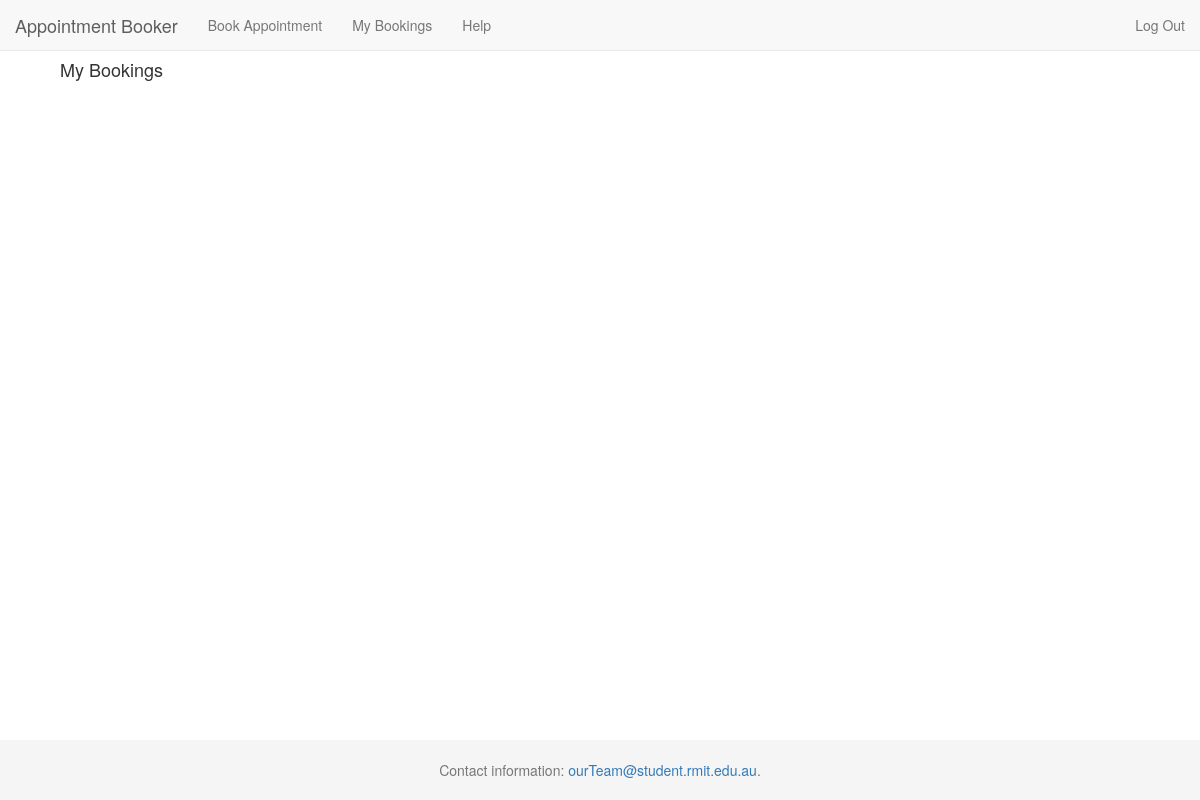
The app's page /BookingSummary.php (signed in), older data.
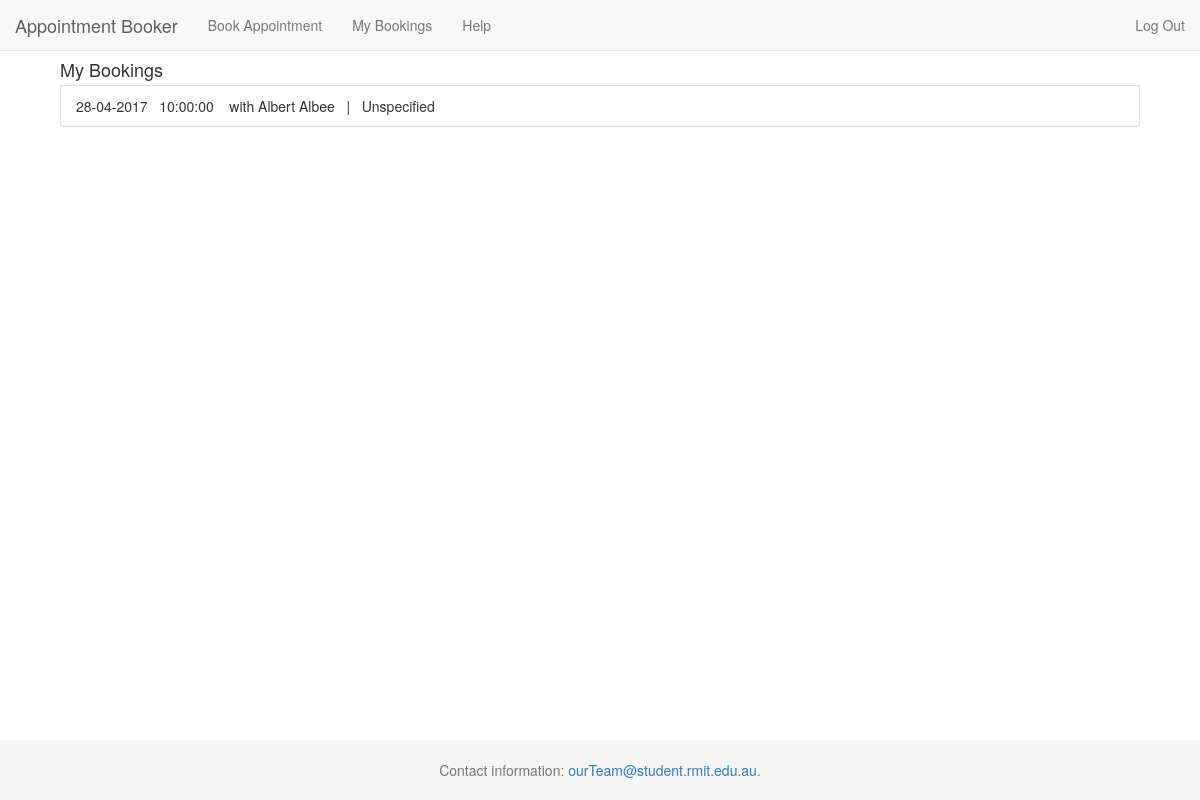
The same page, newer data.
### tables this page shows
CREATE TABLE `Bookings` (
  `empID` int(11) NOT NULL,
  `email` varchar(100) NOT NULL,
  `dateTime` datetime NOT NULL,
  `startTime` datetime NOT NULL,
  `endTime` datetime NOT NULL,
  `appType` varchar(20) NOT NULL,
  PRIMARY KEY (`email`,`dateTime`)
);

CREATE TABLE `Employees` (
  `empID` int(11) NOT NULL AUTO_INCREMENT,
  `fName` varchar(40) NOT NULL,
  `lName` varchar(40) NOT NULL,
  `email` varchar(100) NOT NULL,
  PRIMARY KEY (`empID`)
);

### Controller.class.php (called while the page is built, shortened)
<?php
require_once('views/SiteContainer.class.php');
class Controller
{
    private $db;
    public function get_db()
    {
        return $this->db;
    }
    public function __construct()
    {
        require_once('config.php');
        $this->db = new mysqli(
            $config['db_addr'],
            $config['db_user'],
            $config['db_pass'],
            $config['db_name']
        );
    }
    public function view_booking_summary()
    {
        require_once('models/Customer.class.php');
        require_once('views/BookingSummary.class.php');
        $site = new SiteContainer();
        $customer = new Customer($_SESSION['email'], $this->get_db());
        $bs = new BookingSummary();
        $site->printHeader();
        $site->printNav("customer");
        $bs->printHtml($customer);
        $site->printFooter();
    }
}

### BookingSummary.php (called while the page is built)
<?php
require_once('models/Customer.class.php');
require_once('views/BookingSummary.class.php');
require_once('Controller.class.php');
$controller = new Controller();
$controller->view_booking_summary();

### models/Customer.class.php (called while the page is built, shortened)
<?php
require_once('Booking.class.php');
class Customer
{
    public $bookings;
    public function __construct( $email, $db )
    {
        if ($this->data = $this->readFromDb($email, $db))
            return;
        else
            throw new Exception('Unable to find user, do they still exist?');
    }
    private function readFromDb($email, $db)
    {
        $stmt = $db->prepare("SELECT *, CONCAT_WS(' ', fName, lName) as fullName FROM Customers WHERE email = ?;");
        $stmt->bind_param('s', $email);
        $stmt->execute();
        $res = $stmt->get_result();
        $res = $res->fetch_object();
        $q = $db->prepare("SELECT * FROM Bookings WHERE email = ?;");
        $q->bind_param('s', $email);
        $q->execute();
        $result = $q->get_result();
        $this->bookings = array();
        while ($row = mysqli_fetch_array($result))
        {
            $now = new DateTime();
            $dt = new DateTime($row['dateTime']);
            if ($now > $dt)
                continue;
           $this->bookings[] = new Booking($row['empID'], $dt, $db);
        }
        return $res;
    }
    public function get_bookings() { return $this->bookings; }
}

### models/Booking.class.php (called while the page is built, shortened)
<?php
class Booking
{
    private $dateTime;
    private $emp_fname;
    private $emp_lname;
    private $type;
    public function __construct( $empID, $dateTime, $db )
    {
        $this->load($empID, $dateTime, $db);
    }
    public function load($empID, $dateTime, $db)
    {
        $dts = $dateTime->format('Y-m-d H:i:s');
        $q = $db->prepare("SELECT * FROM Bookings WHERE empID = ? AND dateTime = ?;");
        $q->bind_param('ss', $empID, $dts);
        $q->execute();
        $result = $q->get_result();
        $result = mysqli_fetch_array($result);
        $this->type = $result['appType'];
        if ($this->type == null)
            $this->type = "Unspecified";
        $this->dateTime = new DateTime($result['dateTime']);
        $q = $db->prepare("SELECT fName, lName FROM Employees WHERE empID = ?;");
        $q->bind_param('s', $empID);
        $q->execute();
        $result = $q->get_result();
        $result = mysqli_fetch_array($result);
        $this->emp_fname = $result['fName'];
        $this->emp_lname = $result['lName'];
    }
    public function get_dateTime() { return $this->dateTime; }
    public function get_fname() { return $this->emp_fname; }
    public function get_lname() { return $this->emp_lname; }
    public function get_type() { return $this->type; }
}

### views/BookingSummary.class.php (the view, shortened to what this page needs)
<?php
class BookingSummary
{
    public function printHtml($customer)
    {
        $bookings = $customer->get_bookings();
        echo "<h4 class = \"list-group-item-heading\"> My Bookings </h4>";
        for ($i = 0; $i < count($bookings); $i++)
        {
            $date_time = $bookings[$i]->get_dateTime();
            $fname = $bookings[$i]->get_fname();
            $lname = $bookings[$i]->get_lname();
            $type = $bookings[$i]->get_type();
            $date = $date_time->format("d-m-Y");
            $time = $date_time->format("H:i:s");
            echo "<div class = \"list-group-item\">".$date."&nbsp;&nbsp;&nbsp;".$time."&nbsp;&nbsp;&nbsp; with ".$fname." ".$lname."&nbsp;&nbsp;&nbsp;|&nbsp;&nbsp;&nbsp;".$type."</div>";
        }
    }
}

### views/SiteContainer.class.php (shortened to what this page needs)
<?php
class SiteContainer
{
    public function printHeader()
    {
    ?>
        <!DOCTYPE html>
        <html>
            <head>
                <link href="css/bootstrap.min.css" rel="stylesheet"/>
                <link href="css/custom.css" rel="stylesheet"/>
                <link href="<?php echo CSS; ?>calendar.css" rel="stylesheet">
            </head>
            <body>
    <?php
    }
    public function printFooter()
    {
    ?>
             </div>
             </div>
             </div>
            <footer>
                    <p class="text-muted text-center">Contact information: <a href="mailto:ourTeam@student.rmit.edu.au"> ourTeam@student.rmit.edu.au</a>.</p>
            </footer>
        </body>
        </html>
    <?php
    }
    ?>
    <?php
public function printNav($type = "none")
    {
    ?>
    <div class="container">
    <nav class="navbar navbar-default navbar-fixed-top">
        <div class="container-fluid">
            <div class="navbar-header">
                <a class="navbar-brand" href="index.php"><span class="red">Appointment Booker</span></a>
            </div>
            <div class="collapse navbar-collapse" id="navbar">
            <?php if ($type == "owner"){ ?>
                <ul class="nav navbar-nav">
                    <li><a href="mainPageOwner.php">View Bookings</a></li>
                    <li><a href="empOwnerAdd.php">Add Employee</a></li>
                    <li><a href="WorkerAvailability.php">Employee Times</a></li>
                    <li><a href="addActivityOwner.php">Add Appointment Type</a></li>
                    <li><a href="ownerCombinedCal.php">Combined calendar view</a></li>
                    <li><a href="helpPage.php">Help</a></li>
                </ul>
                <ul class="nav navbar-nav navbar-right">
                    <li><a href="logout.php">Log Out</a></li>
                </ul>
            <?php }
            elseif ($type == "customer"){ ?>
                <ul class="nav navbar-nav">
                    <li><a href="mainPageCust.php">Book Appointment</a></li>
                    <li><a href="BookingSummary.php">My Bookings</a></li>
                    <li><a href="helpPage.php">Help</a></li>
                </ul>
                <ul class="nav navbar-nav navbar-right">
                    <li><a href="logout.php">Log Out</a></li>
                </ul>
            <?php }
            elseif ($type == "reg"){ ?>
                <ul class="nav navbar-nav navbar-right">
                    <li><a href="login.php">Login</a></li>
                </ul>
            <?php }
            else { ?>
                <ul class="nav navbar-nav navbar-right">
                    <li><a href="register.php">Register</a></li>
                </ul>
            <?php } ?>
            </div>
        </div>
    </nav>
    <div class="container-fluid text-center">
        <div class="col-sm-12 text-left">
    <?php
    }
}

### css/custom.css (style rules this page uses)
html { position: relative; min-height: 100%; }
body { margin-bottom: 60px; padding-top: 60px; }
footer { background-color: #f5f5f5; position: absolute; bottom: 0; width: 100%; height: 60px; padding: 20px; }

Row changes from the older to the newer data that the page shows:
added bookings: dateTime "28-04-2017", dateTime "10:00:00"
now on this page (row unchanged): employees: fName "Albert", lName "Albee"
Text that changed along with them:
new list line: "with | Unspecified"
